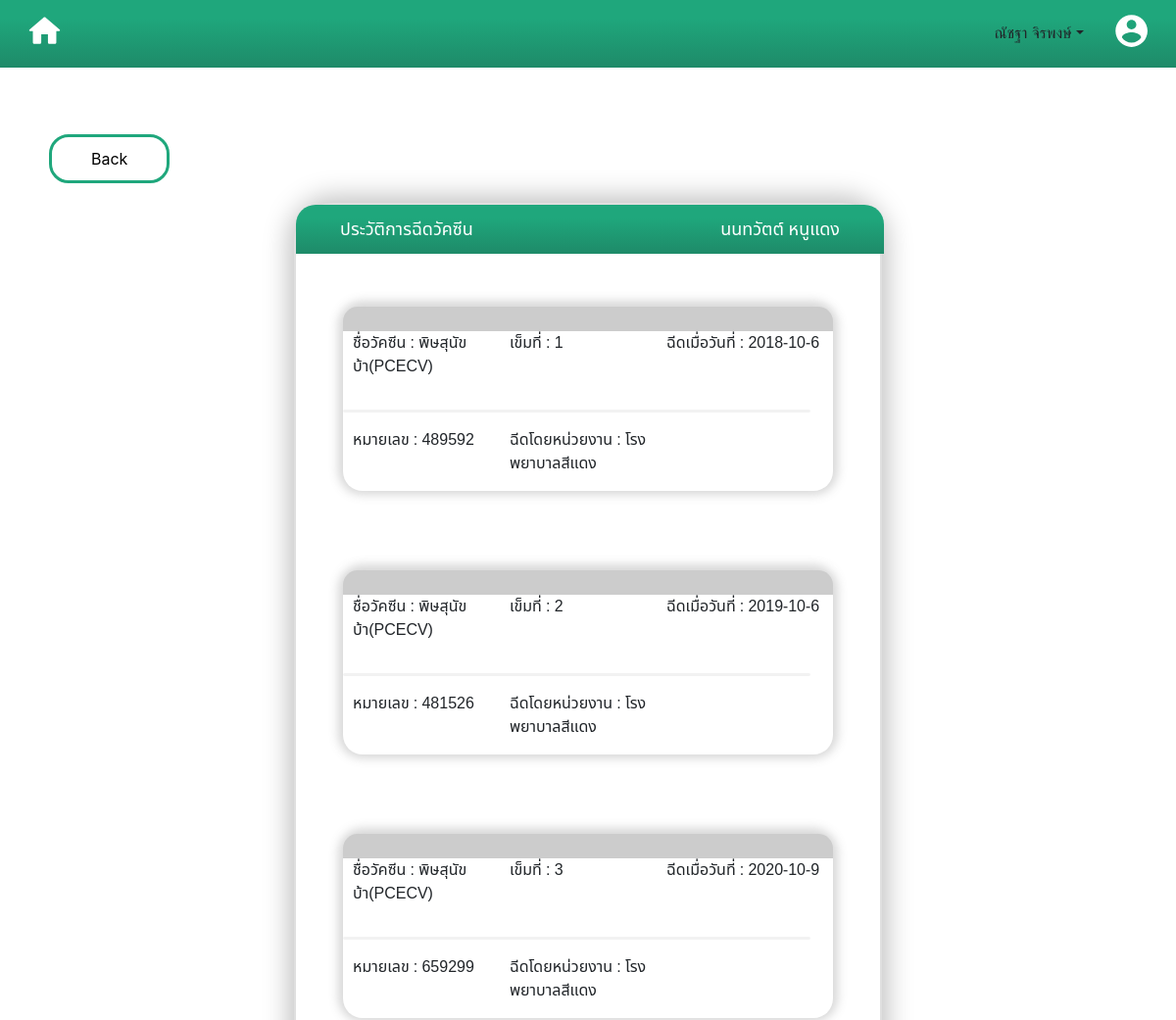
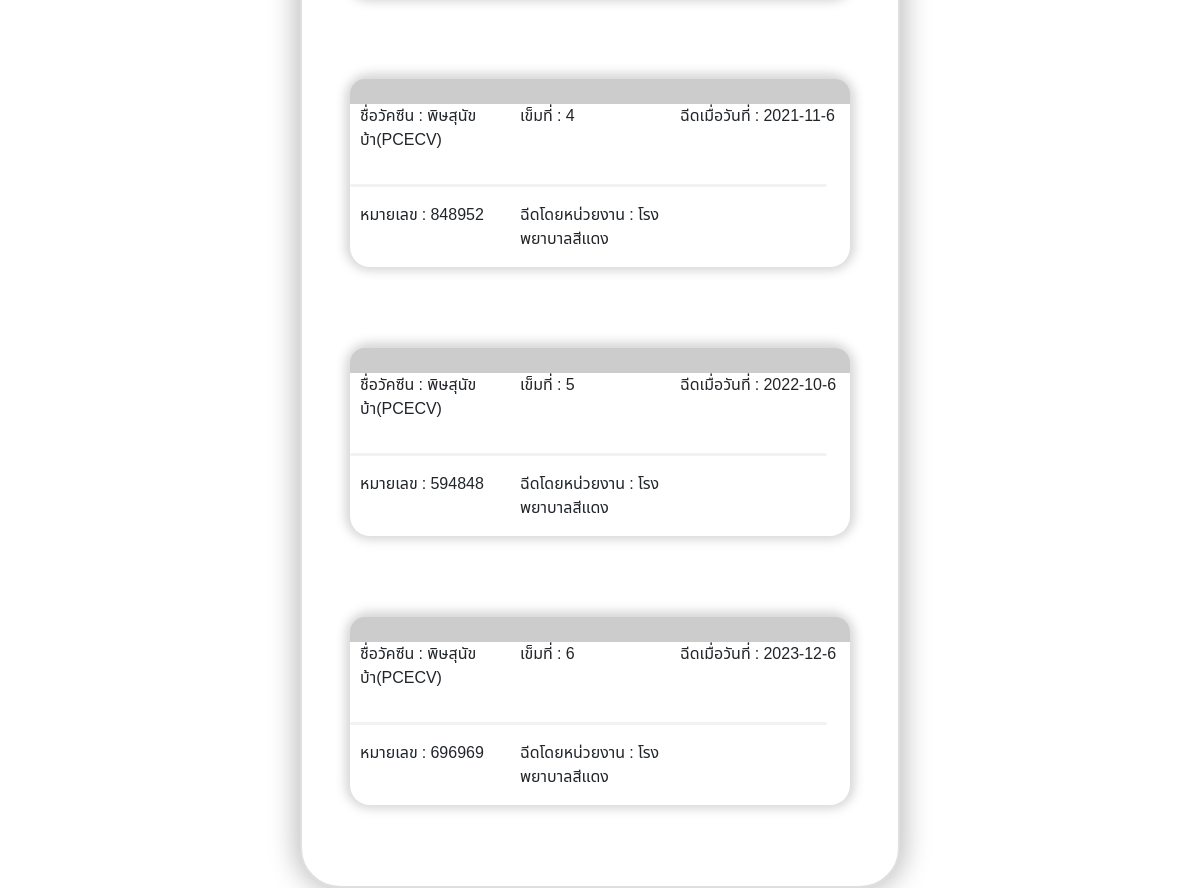
Page /vaccine.php?user_id=700 (signed in) on the committed database (2 pictures, top to bottom).
### tables this page shows
CREATE TABLE `patient` (
  `user_id` int(13) NOT NULL,
  `fname` varchar(255) NOT NULL,
  `lname` varchar(255) NOT NULL,
  `birthday` date NOT NULL,
  `weight` int(11) NOT NULL,
  `height` int(11) NOT NULL,
  `day_latest` date NOT NULL,
  `hs_name` varchar(255) NOT NULL,
  `department` varchar(255) NOT NULL,
  `doc_name` varchar(255) NOT NULL,
  `doc_id` int(11) NOT NULL,
  `pulse` int(11) NOT NULL,
  `results` text NOT NULL,
  `med_recieve` text NOT NULL,
  `meder_name` varchar(255) NOT NULL,
  `meder_id` int(11) NOT NULL,
  `appointment` text NOT NULL,
  `tracking` text NOT NULL,
  `danger_med` text NOT NULL,
  `med_continuous` text NOT NULL
);

CREATE TABLE `vaccine` (
  `user_id` int(13) NOT NULL,
  `nm_vac` text NOT NULL,
  `num_vac` int(11) NOT NULL,
  `date_vac` text NOT NULL,
  `id_vac` int(11) NOT NULL,
  `agency_vac` text NOT NULL
);

### database/connect.php (called while the page is built, shortened)
<?php
$host = "localhost";
$usr = "root";
$pass = "";
$db = "supmed";
$dsn = "mysql:host=$host;dbname=$db;charset=utf8";
require_once "database/controller.php";
try{
    $pdo = new PDO($dsn, $usr, $pass);
    $pdo->setAttribute(PDO::ATTR_ERRMODE, PDO::ERRMODE_EXCEPTION);
}catch(PDOException $e){
    echo $e->getMessage();
}
$controller = new Controller($pdo);
?>

### database/controller.php (called while the page is built)
<?php
class Controller{
    private $db;
    function __construct($conn){
        $this->db=$conn;
    }
    function getDetails($user_id){
        try {
            $sql = "SELECT * FROM patient WHERE user_id = :user_id";
            $stmt = $this->db->prepare($sql);
            $stmt->bindParam(":user_id", $user_id, PDO::PARAM_STR);
            $stmt->execute();
            $result = $stmt->fetch(PDO::FETCH_ASSOC);
            return $result;
        } catch (PDOException $e) {
            echo $e->getMessage();
            return false;
        }
    }
}
?>

### vaccine.php (the view, shortened to what this page needs)
<?php
require_once "layout/header.php";
require_once "database/controller.php";
require_once "database/connect.php";
$userID = $_GET["user_id"];
$result = $controller->getDetails($userID);
$sql = "SELECT * FROM vaccine WHERE user_id = :user_id";
$stmt = $pdo->prepare($sql);
$stmt->bindParam(':user_id', $userID, PDO::PARAM_INT);
$stmt->execute();
$vaccineData = $stmt->fetchAll(PDO::FETCH_ASSOC);
?>
<br>
<br>
<div class="button-back"><a href="old-record.php?user_id=<?php echo $userID;?>"><button>Back</button></a>
</div>
<div class="contain-main-vaccine">
    <div class="container-vaccine">
        <div class="top-con">
            <div class="text-topic-vaccine">
                <p class="record-text">ประวัติการฉีดวัคซีน</p>
                <p class="fullname"><?php echo $result['fname']," ",$result['lname'];?></p>
            </div>
        </div>
        <br> <br>
        <?php if (empty($vaccineData)) : ?>
            <div class="sub-container-vaccine">
                <div class="top-sub"></div>
                <div class="vaccine-detail">
                    <p>No vaccine data available</p>
                </div>
            </div>
        <?php else : ?>
            <?php foreach ($vaccineData as $vaccine) : ?>
                <div class="sub-container-vaccine">
                    <div class="top-sub"></div>
                    <div class="vaccine-detail">
                        <p>ชื่อวัคซีน : <?php echo $vaccine['nm_vac']; ?></p>
                        <p>เข็มที่ : <?php echo $vaccine['num_vac']; ?></p>
                        <p>ฉีดเมื่อวันที่ : <?php echo $vaccine['date_vac']; ?></p>
                    </div>
                    <hr class="bar-hr">
                    <div class="vaccine-detail">
                        <p>หมายเลข : <?php echo $vaccine['id_vac']; ?></p>
                        <p>ฉีดโดยหน่วยงาน : <?php echo $vaccine['agency_vac']; ?></p>
                    </div>
                </div>
                <br> <br> <br>
            <?php endforeach; ?>
        <?php endif; ?>
    </div>
</div>
</body>
</html>

### layout/header.php (shortened to what this page needs)
<!DOCTYPE html>
<html lang="en">
<head>
    <link href="https://cdn.jsdelivr.net/npm/bootstrap@5.0.2/dist/css/bootstrap.min.css" rel="stylesheet">
    <link rel="stylesheet" href="css/record1.css">
    <link rel="stylesheet" href="https://stackpath.bootstrapcdn.com/bootstrap/4.5.2/css/bootstrap.min.css">
    <link rel="stylesheet" href="css/searchbar.css">
    <link rel="stylesheet" href="https://cdnjs.cloudflare.com/ajax/libs/font-awesome/6.0.0/css/all.min.css">
    <link rel="stylesheet" href="css/loginstyle1.css">
    <link rel="stylesheet" href="css/nav-bar.css">
    <link rel="stylesheet" href="css/main.css">
    <link rel="stylesheet" href="css/casehistory.css">
    <link rel="stylesheet" href="css/vaccine-style.css">
    <link rel="stylesheet" href="css/btn-back.css">
    <link rel="stylesheet" href="css/treat.css">
</head>
<body>
    <div class="nav-bar">
        <div class="icon-home">
            <a href="#" id="btn-for-go">
            </a>
        </div>
        <?php if (!isset($_SESSION["userid"])) { ?>
            <div class="icon-user">
                <svg xmlns="http://www.w3.org/2000/svg" width="40" height="40" viewBox="0 0 40 40" fill="none">
                    <path d="M19.6226 3.27039C10.5962 3.27039 3.27045 10.5961 3.27045 19.6225C3.27045 28.6489 10.5962 35.9746 19.6226 35.9746C28.6489 35.9746 35.9747 28.6489 35.9747 19.6225C35.9747 10.5961 28.6489 3.27039 19.6226 3.27039ZM19.6226 8.17602C22.337 8.17602 24.5282 10.3672 24.5282 13.0816C24.5282 15.7961 22.337 17.9873 19.6226 17.9873C16.9081 17.9873 14.7169 15.7961 14.7169 13.0816C14.7169 10.3672 16.9081 8.17602 19.6226 8.17602ZM19.6226 31.396C15.5345 31.396 11.9207 29.3029 9.81129 26.1306C9.86034 22.8766 16.3521 21.0942 19.6226 21.0942C22.8766 21.0942 29.3848 22.8766 29.4338 26.1306C27.3244 29.3029 23.7106 31.396 19.6226 31.396Z" fill="white" />
                </svg>
            </div>
        <?php } else { ?>
            <li class="dropdown list-group move-pos position-absolute">
                <a class="dropdown-item dropdown-toggle" href="#" id="navbarDropdown" role="button" data-bs-toggle="dropdown" aria-expanded="false"><?php echo $_SESSION['username']; ?></a>
            </li>
            <div class="icon-user">
            </div>
        <?php } ?>
    </div>

### css/nav-bar.css (style rules this page uses)
.nav-bar { width: 100%; height: 69px; background: linear-gradient(180deg, #1FA77C 27.08%, #1E8B69 97.92%); display: flex; position: relative; }
.icon-home { position: absolute; top: 12px; left: 25px; }
.icon-user { position: absolute; top: 12px; right: 25px; }
.move-pos { top: 17px; right: 70px; }

### css/vaccine-style.css (style rules this page uses)
.contain-main-vaccine { display: flex; flex-direction: row; }
.container-vaccine { width: 600px; height: auto; background: white; border: 2px solid rgb(223, 223, 223); border-radius: 40px; backdrop-filter: blur(15px); box-shadow: 0px -1px 26.100000381469727px 5px rgba(0, 0, 0, 0.25); margin: auto auto; height: auto; font-family: 'Noto Sans Thai', sans-serif; font-size: 18px; }
.top-con { border-top-left-radius:20px; border-top-right-radius:20px; background: linear-gradient(180deg, #1FA77C 27.08%, #1E8B69 97.92%);; width: 100%; height: 50px; color: white; padding-top: 12px; }
.text-topic-vaccine { display: flex; flex-direction: row; justify-content: space-between; padding-left: 45px; padding-right: 45px; align-items: center; }
.sub-container-vaccine { width: 500px; height: auto; background: white; border: 0px solid rgb(223, 223, 223); border-radius: 20px; backdrop-filter: blur(5px); box-shadow: 0px -1px 10px 5px rgba(101, 101, 101, 0.25); margin: auto auto; height: auto; }
.vaccine-detail { display: grid; grid-template-columns: repeat(3, 1Fr); padding-left: 10px; padding-right: 10px; font-size: small; font-size: 16px; }
.top-sub { border-top-left-radius:15px; border-top-right-radius:15px; background-color: #cccccc; width: 100%; height: 25px; color: white; padding: 0; }
.bar-hr { width: 95%; height: 2px; border-radius: 5px; background-color: #cccccc; border: 1px solid #cccccc; }

### css/btn-back.css (style rules this page uses)
.button-back button { margin: 20px 50px; padding: 10px 40px; border: 3px solid #1FA77C; background: none; border-radius: 20px; transition: all 0.5s; }
.button-back a { text-decoration: none; color: black; }

### css/treat.css (style rules this page uses)
.top-con { border-top-left-radius:20px; border-top-right-radius:20px; background: linear-gradient(180deg, #1FA77C 27.08%, #1E8B69 97.92%);; width: 600px; height: 50px; color: white; }

### rows in the picture
patient: fname "นนทวัตต์", lname "หนูแดง"
vaccine: nm_vac "พิษสุนัขบ้า(PCECV)", num_vac "1", date_vac "2018-10-6", id_vac "489592", agency_vac "โรงพยาบาลสีแดง"
vaccine: nm_vac "พิษสุนัขบ้า(PCECV)", num_vac "2", date_vac "2019-10-6", id_vac "481526", agency_vac "โรงพยาบาลสีแดง"
vaccine: nm_vac "พิษสุนัขบ้า(PCECV)", num_vac "3", date_vac "2020-10-9", id_vac "659299", agency_vac "โรงพยาบาลสีแดง"
vaccine: nm_vac "พิษสุนัขบ้า(PCECV)", num_vac "4", date_vac "2021-11-6", id_vac "848952", agency_vac "โรงพยาบาลสีแดง"
vaccine: nm_vac "พิษสุนัขบ้า(PCECV)", num_vac "5", date_vac "2022-10-6", id_vac "594848", agency_vac "โรงพยาบาลสีแดง"
vaccine: nm_vac "พิษสุนัขบ้า(PCECV)", num_vac "6", date_vac "2023-12-6", id_vac "696969", agency_vac "โรงพยาบาลสีแดง"

### other values in the picture
$_SESSION['username'] "ณัชฐา จิรพงษ์"
